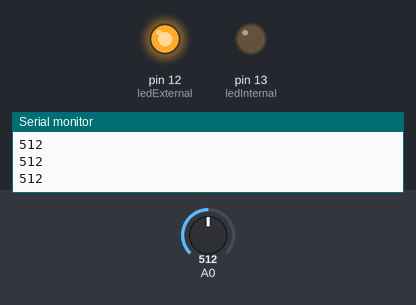
Bench run of a sketch on a simulated Arduino Uno, built with avr-gcc and run on an emulated ATmega328P. Parts: output pins drawn as LEDs (lit = HIGH), the last lines printed to the serial monitor. The inputs (shaded band) are chosen by the test bench; at power-on: A0 = 512.

Above: at 1.2 s.
1.3 s: A0 set to 407
2.8 s: A0 set to 391
At 3.2 s:
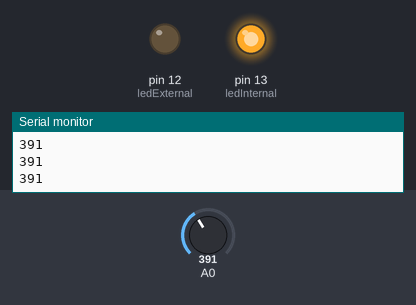
4.3 s: A0 set to 410
At 5.5 s:
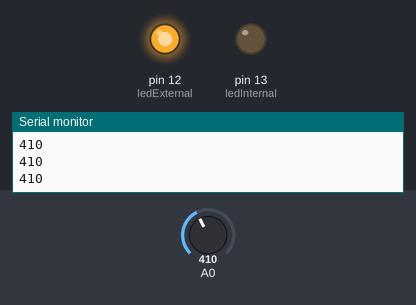
5.8 s: A0 set to 390
At 6.7 s:
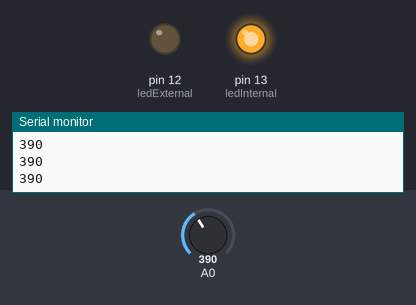
Timing chart, 0 to 8.3 s (numbered marks = the images above; inputs shaded):
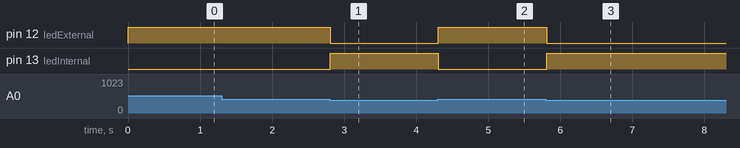

Measured:
- the behaviour switches between 400 and 399 on A0 (found by bisection; images 0 and 1)
- after the input at 2.8 s, pin 12 (ledExternal): HIGH → LOW at once; pin 13 (ledInternal): LOW → HIGH at once
- after the input at 4.3 s, pin 12 (ledExternal): LOW → HIGH at once; pin 13 (ledInternal): HIGH → LOW at once
- after the input at 5.8 s, pin 12 (ledExternal): HIGH → LOW at once; pin 13 (ledInternal): LOW → HIGH at once

The sketch:

Kara_LED_Complexity.ino
```cpp
/*
  LED Complexity
  My idea was inspired by a refrigerator.
  The light is on when the sensor value is over 400.
  When the sensor is covered, the light is off.
  When the button is pressed, it becomes brighter.
*/

int ledExternal = 12;
int ledInternal = 13;

// the setup routine runs once when you press reset:
void setup() {
  // initialize serial communication at 9600 bits per second:
  Serial.begin(9600);
  // initialize the LED pin as outputs.
  pinMode(ledExternal, OUTPUT);
  pinMode(ledInternal, OUTPUT);
  // initialize the input pin as input
  pinMode(A0, INPUT);

}

void loop() {
  int sensorValue = analogRead(A0);
  Serial.println(sensorValue);
  delay(1);        // delay in between reads for stability

  if(sensorValue>=400){
    digitalWrite(ledExternal, HIGH);
    digitalWrite(ledInternal, LOW);
  } else {
      digitalWrite(ledExternal, LOW);    // turn the LED off by making the voltage LOW
      digitalWrite(ledInternal, HIGH);   // turn the LED on by making the voltage HIGH
  }
}
```
